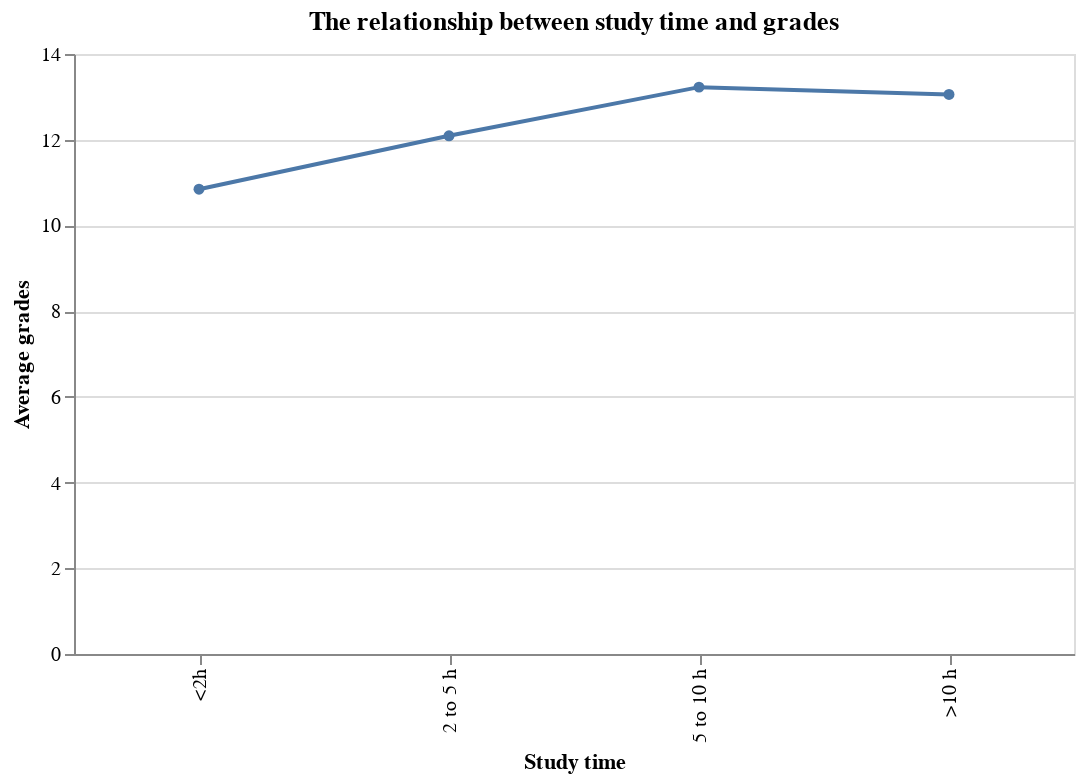

The cell this chart's notebook holds for it:
### Code cell
study_time = list(data['studytime'])
g3 = list(data['G3'])
time_list = []
for i in range(len(study_time)):
    if study_time[i] not in time_list:
        time_list.append(study_time[i])
time_list.sort()

count_list = np.zeros((len(time_list),), dtype="int32")
count_list = count_list.tolist()
grade_list = np.zeros((len(time_list),), dtype="float64")
grade_list = grade_list.tolist()

for i in range(len(study_time)):
    for j in range(len(time_list)):
        if time_list[j] == study_time[i]:
            count_list[j] = count_list[j] + 1
            grade_list[j] = grade_list[j] + g3[i]

for i in range(len(grade_list)):
    grade_list[i] = grade_list[i] / count_list[i]

df = pd.DataFrame({
    'Study time':['<2h', '2 to 5 h', '5 to 10 h', '>10 h'],
    'Average grades': grade_list,
    'The number of student': count_list
})

alt.Chart(df, title="The relationship between study time and grades").mark_line(point=True).encode(
    alt.X('Study time:O',sort=[0,1,2,3]),
    alt.Y('Average grades:Q'),
).properties(
    width=500,
    height=300
)

### Figure 1 — Vega-Lite specification as saved in the notebook (floating-point values rounded to 4 significant figures)
{"config": {"view": {"continuousWidth": 400, "continuousHeight": 300}}, "data": {"name": "data-2138d8ba6e6c62efea5e39335c9145d6"}, "mark": {"type": "line", "point": true}, "encoding": {"x": {"type": "ordinal", "field": "Study time", "sort": [0, 1, 2, 3]}, "y": {"type": "quantitative", "field": "Average grades"}}, "height": 300, "title": "The relationship between study time and grades", "width": 500, "$schema": "https://vega.github.io/schema/vega-lite/v4.8.1.json", "datasets": {"data-2138d8ba6e6c62efea5e39335c9145d6": [{"Study time": "<2h", "Average grades": 10.84, "The number of student": 212}, {"Study time": "2 to 5 h", "Average grades": 12.09, "The number of student": 305}, {"Study time": "5 to 10 h", "Average grades": 13.23, "The number of student": 97}, {"Study time": ">10 h", "Average grades": 13.06, "The number of student": 35}]}}
